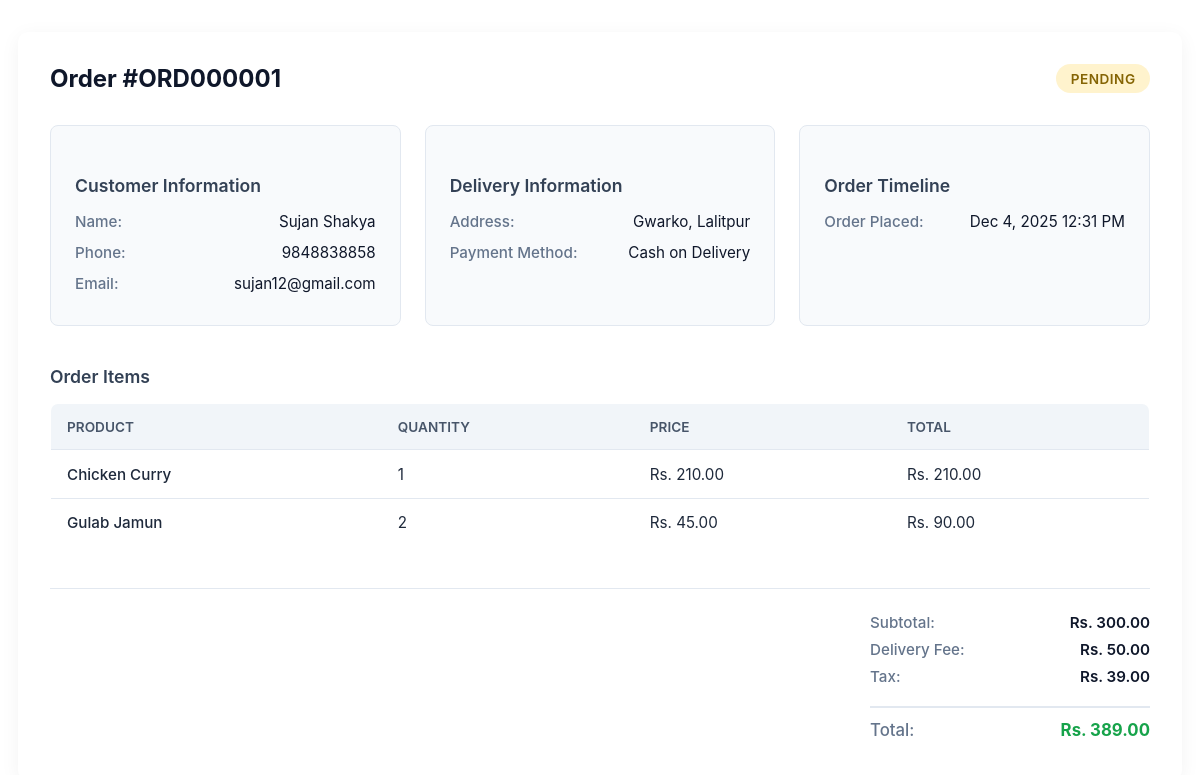
The page /admin/order-details.php?id=23 (signed in) on the database its author committed.
### tables this page shows
CREATE TABLE `orders` (
  `id` int(11) NOT NULL,
  `user_id` int(11) DEFAULT NULL,
  `order_number` varchar(20) NOT NULL,
  `name` varchar(255) NOT NULL,
  `phone` varchar(20) NOT NULL,
  `email` varchar(255) DEFAULT NULL,
  `address` text NOT NULL,
  `subtotal` decimal(10,2) NOT NULL DEFAULT 0.00,
  `delivery_fee` decimal(10,2) NOT NULL DEFAULT 0.00,
  `tax_amount` decimal(10,2) NOT NULL DEFAULT 0.00,
  `total` decimal(10,2) NOT NULL,
  `status` enum('Pending','Confirmed','Preparing','Out for Delivery','Delivered','Cancelled') DEFAULT 'Pending',
  `payment_method` enum('Cash on Delivery','') DEFAULT 'Cash on Delivery',
  `delivered_at` timestamp NULL DEFAULT NULL,
  `created_at` timestamp NOT NULL DEFAULT current_timestamp(),
  `updated_at` timestamp NOT NULL DEFAULT current_timestamp() ON UPDATE current_timestamp()
);

CREATE TABLE `order_items` (
  `id` int(11) NOT NULL,
  `order_id` int(11) NOT NULL,
  `product_id` int(11) NOT NULL,
  `quantity` int(11) NOT NULL DEFAULT 1,
  `unit_price` decimal(10,2) NOT NULL,
  `total_price` decimal(10,2) NOT NULL,
  `created_at` timestamp NOT NULL DEFAULT current_timestamp()
);

CREATE TABLE `products` (
  `id` int(11) NOT NULL,
  `category_id` int(11) NOT NULL,
  `name` varchar(20) NOT NULL,
  `description` text DEFAULT NULL,
  `price` decimal(10,2) NOT NULL,
  `image` varchar(255) DEFAULT NULL,
  `created_at` timestamp NOT NULL DEFAULT current_timestamp(),
  `updated_at` timestamp NOT NULL DEFAULT current_timestamp() ON UPDATE current_timestamp()
);

### includes/functions.php (called while the page is built, shortened)
<?php
function h(?string $string): string {
    return $string !== null ? htmlspecialchars($string, ENT_QUOTES, 'UTF-8') : '';
}
function formatCurrency(float $amount): string {
    return 'Rs. ' . number_format($amount, 2);
}

### admin/order-details.php (the view, shortened to what this page needs)
<?php
require_once '../config/database.php';
require_once '../includes/functions.php';
$orderId = (int)$_GET['id'];
try {
    $stmt = $pdo->prepare("
        SELECT o.*, u.email as user_email
        FROM orders o
        LEFT JOIN users u ON o.user_id = u.id
        WHERE o.id = ?
    ");
    $stmt->execute([$orderId]);
    $order = $stmt->fetch();
    $stmt = $pdo->prepare("
        SELECT oi.*, p.name as product_name
        FROM order_items oi
        LEFT JOIN products p ON oi.product_id = p.id
        WHERE oi.order_id = ?
    ");
    $stmt->execute([$orderId]);
    $orderItems = $stmt->fetchAll();
} catch (PDOException $e) {
    die('<div class="error">Database error: ' . $e->getMessage() . '</div>');
}
?>
<div class="order-details">
    <div class="order-header">
        <h4>Order #<?php echo h($order['order_number']); ?></h4>
        <span class="status-badge status-<?php echo strtolower(str_replace(' ', '-', $order['status'])); ?>">
            <?php echo h($order['status']); ?>
        </span>
    </div>
    <div class="order-info-grid">
        <div class="info-section">
            <h5>Customer Information</h5>
            <div class="info-item">
                <label>Name:</label>
                <span><?php echo h($order['name']); ?></span>
            </div>
            <div class="info-item">
                <label>Phone:</label>
                <span><?php echo h($order['phone']); ?></span>
            </div>
            <?php if ($order['email']): ?>
            <div class="info-item">
                <label>Email:</label>
                <span><?php echo h($order['email']); ?></span>
            </div>
            <?php endif; ?>
        </div>
        <div class="info-section">
            <h5>Delivery Information</h5>
            <div class="info-item">
                <label>Address:</label>
                <span><?php echo nl2br(h($order['address'])); ?></span>
            </div>
            <div class="info-item">
                <label>Payment Method:</label>
                <span><?php echo h($order['payment_method']); ?></span>
            </div>
        </div>
        <div class="info-section">
            <h5>Order Timeline</h5>
            <div class="info-item">
                <label>Order Placed:</label>
                <span><?php echo date('M j, Y g:i A', strtotime($order['created_at'])); ?></span>
            </div>
        </div>
    </div>
    <div class="order-items">
        <h5>Order Items</h5>
        <table class="items-table">
            <thead>
                <tr>
                    <th>Product</th>
                    <th>Quantity</th>
                    <th>Price</th>
                    <th>Total</th>
                </tr>
            </thead>
            <tbody>
                <?php if (!empty($orderItems)): ?>
                    <?php foreach ($orderItems as $item): ?>
                        <tr>
                            <td><?php echo h($item['product_name']); ?></td>
                            <td><?php echo $item['quantity']; ?></td>
                            <td><?php echo formatCurrency($item['unit_price']); ?></td>
                            <td><?php echo formatCurrency($item['quantity'] * $item['unit_price']); ?></td>
                        </tr>
                    <?php endforeach; ?>
                <?php else: ?>
                    <tr>
                        <td colspan="4">No items found for this order</td>
                    </tr>
                <?php endif; ?>
            </tbody>
        </table>
    </div>
    <div class="order-summary">
        <div class="summary-item">
            <label>Subtotal:</label>
            <span><?php echo formatCurrency($order['subtotal']); ?></span>
        </div>
        <div class="summary-item">
            <label>Delivery Fee:</label>
            <span><?php echo formatCurrency($order['delivery_fee']); ?></span>
        </div>
        <div class="summary-item">
            <label>Tax:</label>
            <span><?php echo formatCurrency($order['tax_amount']); ?></span>
        </div>
        <div class="summary-item total">
            <label>Total:</label>
            <span><?php echo formatCurrency($order['total']); ?></span>
        </div>
    </div>
</div>

### admin/order-details.php (style rules this page uses)
.order-details { background: #ffffff; border-radius: 10px; padding: 2rem; box-shadow: 0 4px 20px rgba(0, 0, 0, 0.05); max-width: 1100px; margin: 2rem auto; font-family: 'Inter', system-ui, -apple-system, BlinkMacSystemFont, sans-serif; color: #1e293b; }
.order-header { display: flex; justify-content: space-between; align-items: center; margin-bottom: 2rem; flex-wrap: wrap; gap: 1rem; }
.order-header h4 { font-size: 1.5rem; font-weight: 700; color: #0f172a; margin: 0; }
.status-badge { padding: 0.4rem 0.9rem; border-radius: 20px; font-size: 0.85rem; font-weight: 600; text-transform: uppercase; letter-spacing: 0.5px; }
.status-pending { background: #fff3cd; color: #856404; }
.order-info-grid { display: grid; grid-template-columns: repeat(auto-fit, minmax(260px, 1fr)); gap: 1.5rem; margin-bottom: 2.5rem; }
.info-section { background: #f8fafc; border-radius: 8px; padding: 1.25rem 1.5rem; border: 1px solid #e2e8f0; }
.info-section h5 { font-size: 1.1rem; font-weight: 600; color: #334155; margin-bottom: 1rem; }
.info-item { display: flex; justify-content: space-between; margin-bottom: 0.75rem; font-size: 0.95rem; }
.info-item label { color: #64748b; font-weight: 500; }
.info-item span { text-align: right; color: #0f172a; max-width: 60%; word-break: break-word; }
.order-items { margin-bottom: 2.5rem; }
.order-items h5 { font-size: 1.1rem; font-weight: 600; margin-bottom: 1rem; color: #334155; }
.items-table { width: 100%; border-collapse: collapse; background: #ffffff; border: 1px solid #e2e8f0; border-radius: 8px; overflow: hidden; }
.items-table th, .items-table td { padding: 0.9rem 1rem; text-align: left; border-bottom: 1px solid #e2e8f0; font-size: 0.95rem; }
.items-table th { background: #f1f5f9; font-weight: 600; color: #475569; text-transform: uppercase; font-size: 0.85rem; }
.items-table tr:last-child td { border-bottom: none; }
.items-table td { color: #1e293b; }
.items-table td:first-child { font-weight: 500; }
.order-summary { display: flex; flex-direction: column; align-items: flex-end; border-top: 1px solid #e2e8f0; padding-top: 1.5rem; }
.summary-item { display: flex; justify-content: space-between; gap: 2rem; width: 280px; margin-bottom: 0.5rem; font-size: 0.95rem; }
.summary-item label { color: #64748b; font-weight: 500; }
.summary-item span { font-weight: 600; color: #0f172a; }
.summary-item.total { border-top: 2px solid #e2e8f0; padding-top: 0.75rem; margin-top: 0.75rem; font-size: 1.05rem; }
.summary-item.total span { color: #16a34a; font-weight: 700; }

### rows shown on the page
orders: order_number "ORD000001", status "PENDING", name "Sujan Shakya", phone "9848838858", email "sujan12@gmail.com", address "Gwarko, Lalitpur", payment_method "Cash on Delivery", created_at "Dec 4, 2025 12:31 PM", subtotal "Rs. 300.00", delivery_fee "Rs. 50.00", tax_amount "Rs. 39.00", total "Rs. 389.00"
order_items: product.name "Chicken Curry", quantity "1", unit_price "Rs. 210.00", formatCurrency($item['quantity'] * $item['unit_price']) "Rs. 210.00"
order_items: product.name "Gulab Jamun", quantity "2", unit_price "Rs. 45.00", formatCurrency($item['quantity'] * $item['unit_price']) "Rs. 90.00"
